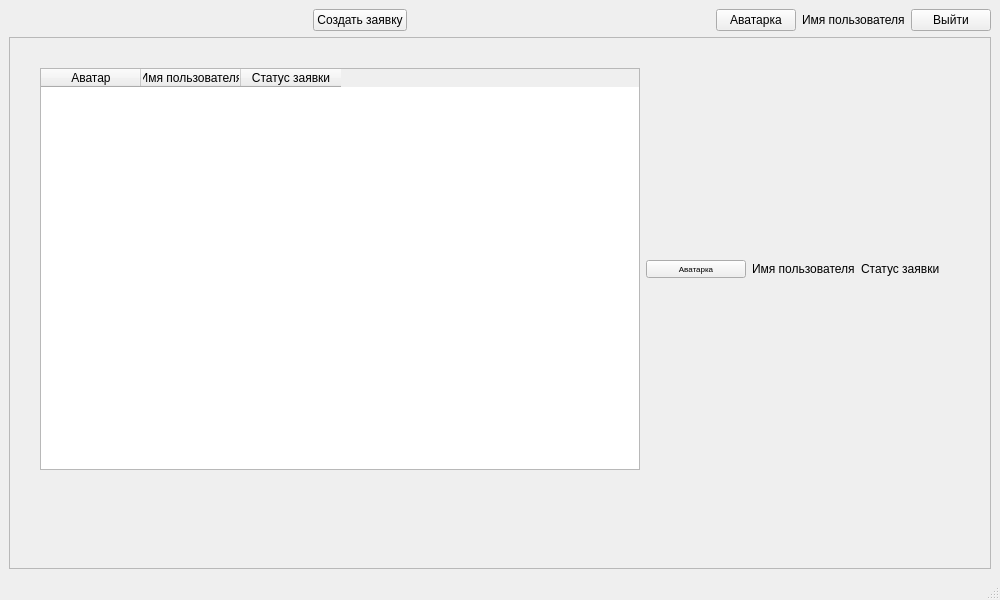
<?xml version="1.0" encoding="UTF-8"?>
<ui version="4.0">
 <class>MainWindow</class>
 <widget class="QMainWindow" name="MainWindow">
  <property name="geometry">
   <rect>
    <x>0</x>
    <y>0</y>
    <width>1000</width>
    <height>600</height>
   </rect>
  </property>
  <property name="windowTitle">
   <string>MainWindow</string>
  </property>
  <widget class="QWidget" name="centralwidget">
   <layout class="QVBoxLayout" name="verticalLayout">
    <item>
     <layout class="QHBoxLayout" name="horizontalLayout_2">
      <item>
       <spacer name="horizontalSpacer_2">
        <property name="orientation">
         <enum>Qt::Horizontal</enum>
        </property>
        <property name="sizeHint" stdset="0">
         <size>
          <width>40</width>
          <height>20</height>
         </size>
        </property>
       </spacer>
      </item>
      <item>
       <widget class="QPushButton" name="pushButton_3">
        <property name="text">
         <string>Создать заявку</string>
        </property>
       </widget>
      </item>
      <item>
       <spacer name="horizontalSpacer">
        <property name="orientation">
         <enum>Qt::Horizontal</enum>
        </property>
        <property name="sizeHint" stdset="0">
         <size>
          <width>40</width>
          <height>20</height>
         </size>
        </property>
       </spacer>
      </item>
      <item>
       <layout class="QHBoxLayout" name="horizontalLayout">
        <item>
         <widget class="QPushButton" name="pushButton_5">
          <property name="text">
           <string>Аватарка</string>
          </property>
          <property name="autoRepeat">
           <bool>false</bool>
          </property>
         </widget>
        </item>
        <item>
         <widget class="QLabel" name="label">
          <property name="text">
           <string>Имя пользователя</string>
          </property>
         </widget>
        </item>
        <item>
         <widget class="QPushButton" name="pushButton_2">
          <property name="text">
           <string>Выйти</string>
          </property>
          <property name="autoRepeat">
           <bool>false</bool>
          </property>
         </widget>
        </item>
       </layout>
      </item>
     </layout>
    </item>
    <item>
     <layout class="QHBoxLayout" name="horizontalLayout_4">
      <item>
       <widget class="QScrollArea" name="scrollArea">
        <property name="widgetResizable">
         <bool>true</bool>
        </property>
        <widget class="QWidget" name="scrollAreaWidgetContents">
         <property name="geometry">
          <rect>
           <x>0</x>
           <y>0</y>
           <width>974</width>
           <height>484</height>
          </rect>
         </property>
         <widget class="QWidget" name="layoutWidget">
          <property name="geometry">
           <rect>
            <x>30</x>
            <y>30</y>
            <width>921</width>
            <height>402</height>
           </rect>
          </property>
          <layout class="QHBoxLayout" name="horizontalLayout_3">
           <item>
            <widget class="QTableWidget" name="tableWidget">
             <property name="sizePolicy">
              <sizepolicy hsizetype="Fixed" vsizetype="Minimum">
               <horstretch>0</horstretch>
               <verstretch>0</verstretch>
              </sizepolicy>
             </property>
             <property name="minimumSize">
              <size>
               <width>600</width>
               <height>400</height>
              </size>
             </property>
             <column>
              <property name="text">
               <string>Аватар</string>
              </property>
             </column>
             <column>
              <property name="text">
               <string>Имя пользователя</string>
              </property>
             </column>
             <column>
              <property name="text">
               <string>Статус заявки</string>
              </property>
             </column>
            </widget>
           </item>
           <item>
            <widget class="QPushButton" name="pushButton_4">
             <property name="font">
              <font>
               <pointsize>6</pointsize>
              </font>
             </property>
             <property name="text">
              <string>Аватарка</string>
             </property>
            </widget>
           </item>
           <item>
            <widget class="QLabel" name="label_2">
             <property name="text">
              <string>Имя пользователя</string>
             </property>
            </widget>
           </item>
           <item>
            <widget class="QLabel" name="label_3">
             <property name="text">
              <string>Статус заявки</string>
             </property>
            </widget>
           </item>
          </layout>
         </widget>
        </widget>
       </widget>
      </item>
     </layout>
    </item>
   </layout>
  </widget>
  <widget class="QMenuBar" name="menubar">
   <property name="geometry">
    <rect>
     <x>0</x>
     <y>0</y>
     <width>1000</width>
     <height>26</height>
    </rect>
   </property>
  </widget>
  <widget class="QStatusBar" name="statusbar"/>
 </widget>
 <resources/>
 <connections/>
</ui>
